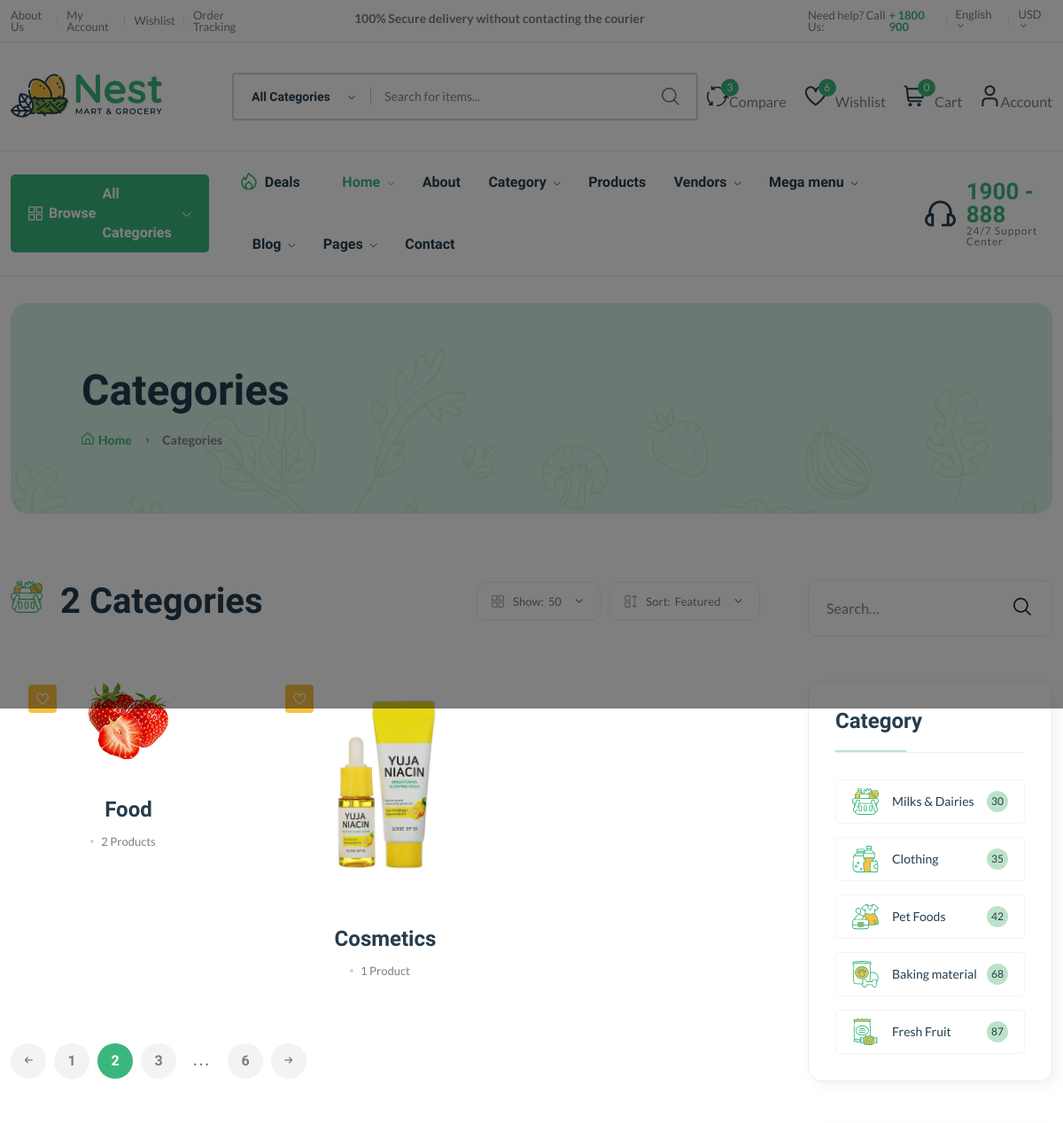
The page /category/ (upper part) on the database as committed earlier.
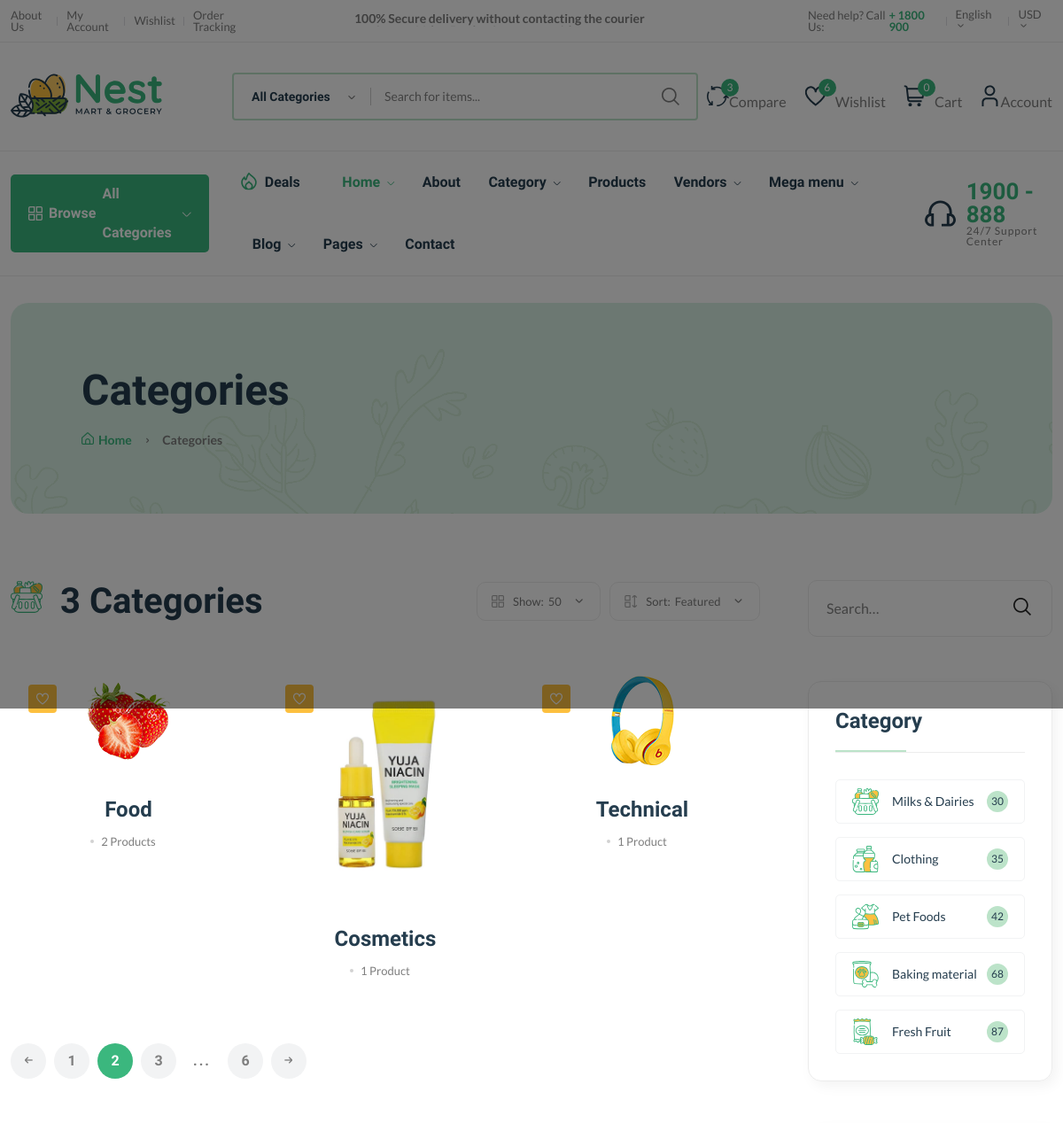
The same page on the database as committed later.
### core/models.py (models this page shows, shortened)
class Category(models.Model):
    cid=ShortUUIDField(unique=True,length=10,max_length=30,prefix='cat',alphabet='abcdefgh12345')
    title=models.CharField(max_length=100,default='Food')
    image=models.ImageField(upload_to=user_directory_path,default="category.jpg")
    user=models.ForeignKey(User,on_delete=models.SET_NULL,null=True)
    class Meta:
        verbose_name_plural = "Categories"

### core/views.py (the view)
# urls.py: path('category/',category_list,name='category'),
def category_list(request):
    category=Category.objects.all()
    context={
        'categories':category
    }
    return render(request,'core/category.html',context)

### core/context_processor.py (called while the page is built)
def default(request):
    categories=Category.objects.all()
    try:
        address=Address.objects.get(user=request.user)
    except:
        address=None
    vendors=Vendor.objects.all()
    min_max_price=Products.objects.aggregate(Min("price"),Max("price"))
    return {
        'categories':categories,
        'address':address,
        'vendors':vendors,
        'min_max_price':min_max_price
    }

### templates/core/category.html (shortened to what the changed rows need)
{% extends 'core/partials/base.html'%} {% load static %} {% block content%}
    <main class="main">
      <div class="page-header mt-30 mb-75">
        <div class="container">
          <div class="archive-header">
            <div class="row align-items-center">
              <div class="col-xl-3">
                <h1 class="mb-15">Categories</h1>
              </div>
            </div>
          </div>
        </div>
      </div>
      <div class="page-content mb-50">
        <div class="container">
          <div class="row">
            <div class="col-lg-9">
              <div class="shop-product-fillter mb-50 pr-30">
                <div class="totall-product">
                  <h2>
                    <img
                      class="w-36px mr-10"
                      src="{% static 'assets/imgs/theme/icons/category-1.svg' %}"
                      alt=""
                    />
                    {{categories.count}} Categories
                  </h2>
                </div>
              </div>
              <div class="loop-grid pr-30">
                <div class="row">
                    {% for cat in categories %}
                  <article
                    class="col-xl-4 col-lg-6 col-md-6 text-center hover-up mb-30 animated"
                  >
                    <div class="post-thumb">
                      <a href="{% url 'core:category-product-list' cat.cid %}">
                        <img
                          class="border-radius-15"
                          src="{{cat.image.url}}"
                          alt=""
                        />
                      </a>
                      <div class="entry-meta">
                        <a
                          class="entry-meta meta-2"
                          href="blog-category-grid.html"
                          ><i class="fi-rs-heart"></i
                        ></a>
                      </div>
                    </div>
                    <div class="entry-content-2">
                      <h4 class="post-title mb-15">
                        <a href="{% url 'core:category-product-list' cat.cid %}"
                          >{{cat.title}}</a
                        >
                      </h4>
                      <div class="entry-meta font-xs color-grey mt-10 pb-10">
                        <div>
                          <span class="hit-count has-dot mr-10"
                            >{{cat.category.count}} Product{{cat.category.count|pluralize}}</span
                          >
                        </div>
                      </div>
                    </div>
                  </article>
                  {% endfor %}
                </div>
              </div>
            </div>
          </div>
        </div>
      </div>
    </main>
    {% endblock content%}

Rows that differ between the two databases and show on the page:
added Category: image (picture), title "Technical", category.count "1"
Other text that changed with them:
{{ categories.count }}: "2" → "3"
